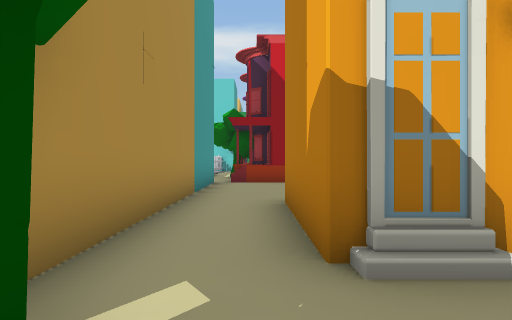
[1] (above)

19 first-person views from a walk through a 3-D level made in the Unity game engine. The camera is 1.4 m above the floor, looks level and sees 90° across. The floor is counted in squares, 2 m on a side. Each view is taken from the middle of a square. On the plan, view 1 faces up. The plan holds only what a view shows up to about 9 squares ahead; the rest is blank. The place goes on beyond the plan. The player character is not drawn.

[2]
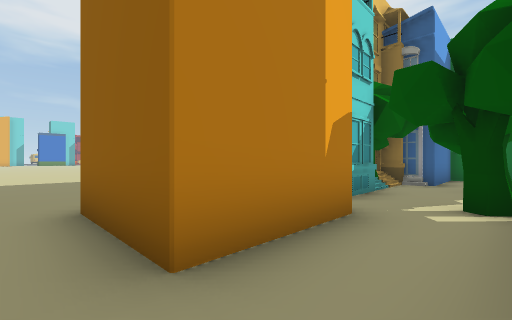

[3]
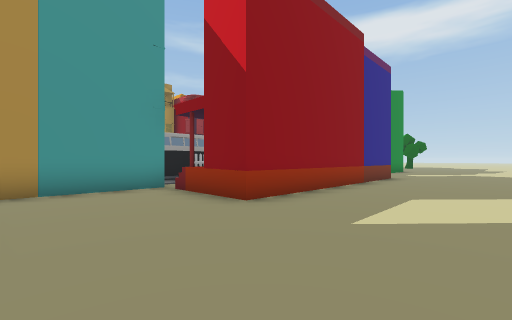

[4]
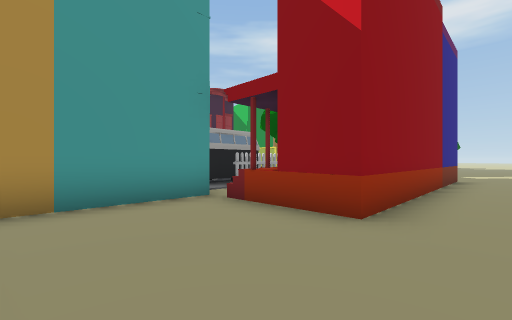

[5]
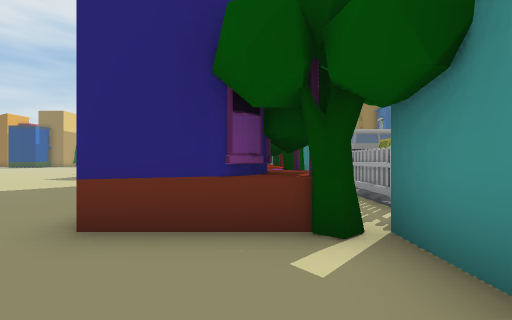

[6]
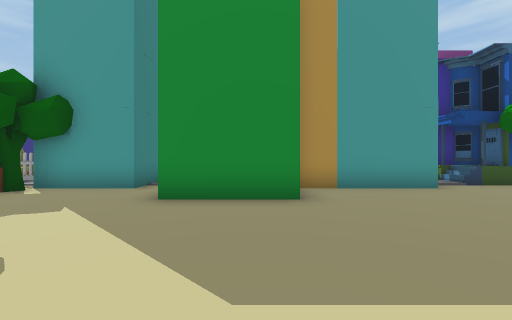

[7]
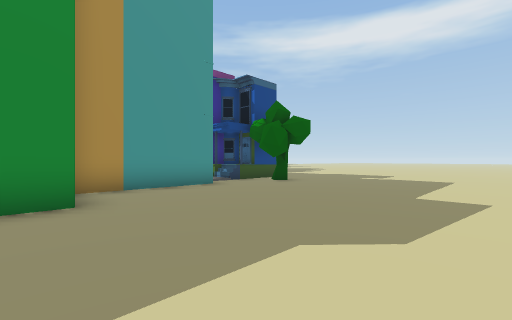

[8]
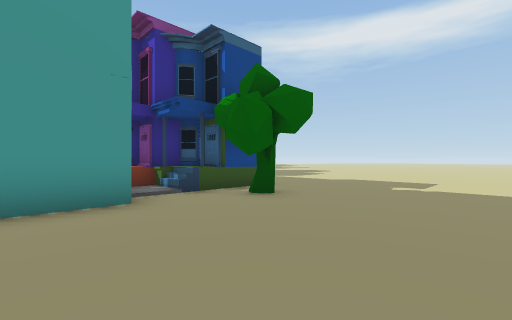

[9]
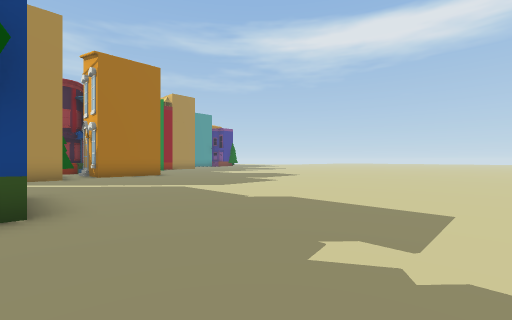

[10]
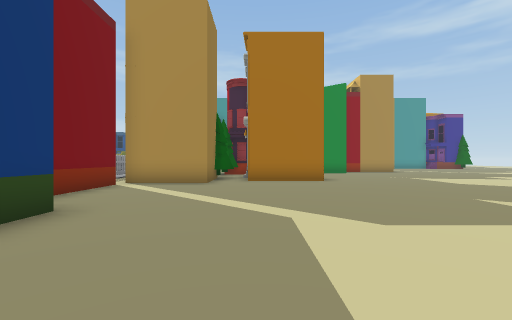

[11]
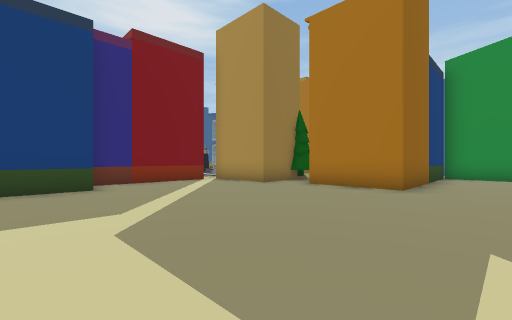

[12]
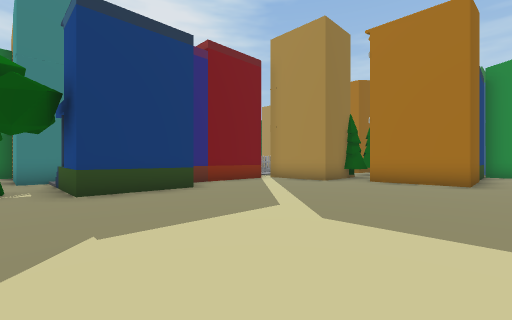

[13]
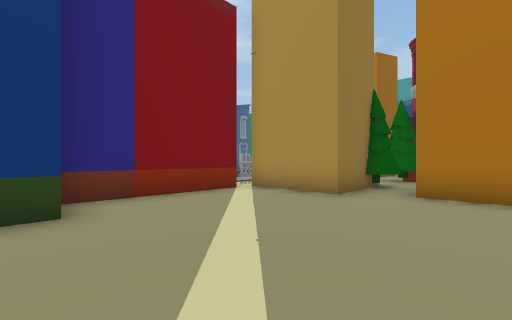

[14]
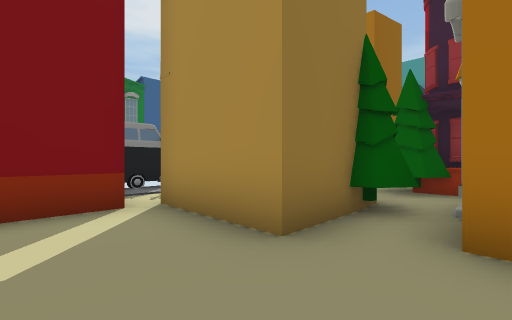

[15]
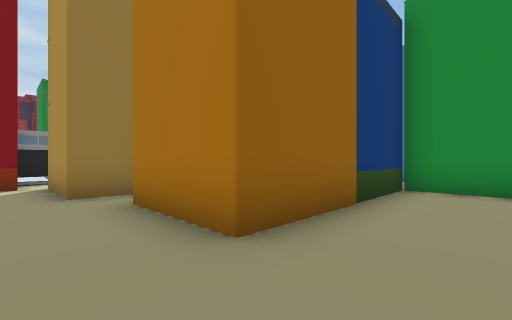

[16]
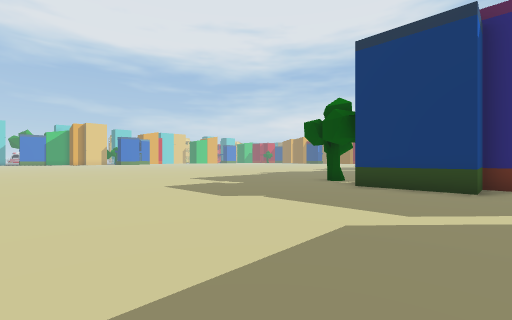

[17]
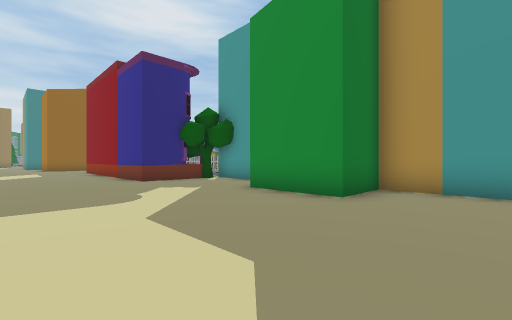

[18]
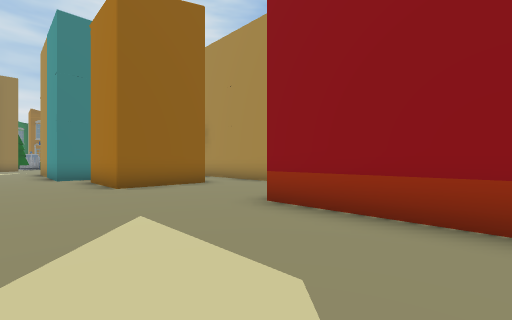

[19]
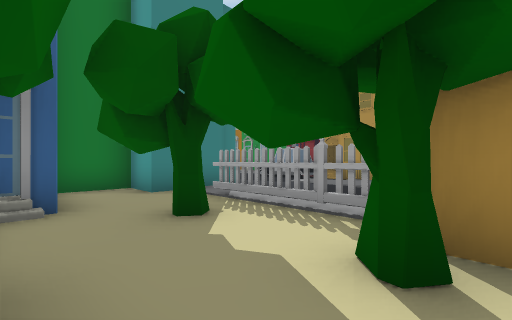

### Floor plan
Key: @ floor where view 1 was taken; # wall or solid block; . main floor; : floor 0.25 m higher than the main floor; / step, stairs or slope; H house; T tree; O other object.
Columns run from 15 left of view 1 to 5 right of it. Each row starts with its distance up from view 1.
 36 #....................
 35 #....................
 34 ######...............
 33  H   #...............
 32  HHH #...............
 31  TT T................
 30 HTT.T##..............
 29  H  H #....###.......
 28  H    #####H##T......
 27      #     HH/.#.....
 26      OO   HH:/.......
 25           HHH#.......
 24            H  .......
 23               .......
 22            H  ##.....
 21            HHH #.....
 20                #.....
 19               .......
 18            HH#.......
 17            HH .......
 16               .......
 15              #TT#....
 14             O#TT ....
 13              #TT ....
 12             O#TT ....
 11              #TH ....
 10            OO#   ....
  9            OO#HH ....
  8               .H#....
  7               .......
  6               .......
  5            HH .......
  4            HH ..###..
  3               ..###..
  2            H  ..H##..
  1            HH T......
  0              #T@HH#..
 -1             .#..H  ..
 -2        H.....#T..T
 -3        H.....#..HH
 -4          ....... H
 -5           .HH#..
 -6            H ###

Where each view was taken, in squares from view 1:
view 1: 0 up, 0 right, facing up
view 2: 5 up, 1 left, facing down-right
view 3: 5 up, 5 right, facing up-left
view 4: 5 up, 3 right, facing up-left
view 5: 18 up, 0 right, facing down
view 6: 21 up, 5 right, facing left
view 7: 21 up, 5 right, facing up-left
view 8: 24 up, 3 right, facing up-left
view 9: 29 up, 2 right, facing up-left
view 10: 32 up, 1 left, facing left
view 11: 36 up, 3 left, facing down-left
view 12: 35 up, 1 left, facing down-left
view 13: 33 up, 4 left, facing down-left
view 14: 32 up, 7 left, facing down-left
view 15: 36 up, 8 left, facing down-left
view 16: 36 up, 5 left, facing down-right
view 17: 24 up, 5 right, facing down-left
view 18: 11 up, 5 right, facing down-left
view 19: 1 up, 1 right, facing down-left
